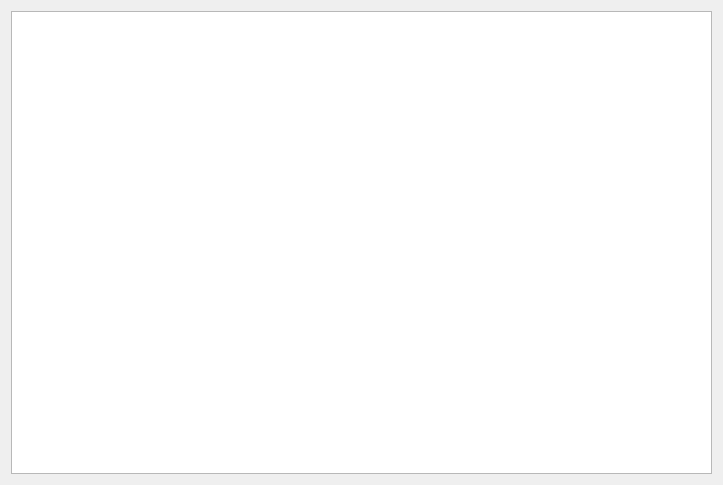
<?xml version="1.0" encoding="UTF-8"?>
<ui version="4.0">
 <class>JsonFormatWG</class>
 <widget class="QWidget" name="JsonFormatWG">
  <property name="geometry">
   <rect>
    <x>0</x>
    <y>0</y>
    <width>723</width>
    <height>485</height>
   </rect>
  </property>
  <property name="windowTitle">
   <string>Form</string>
  </property>
  <layout class="QVBoxLayout" name="verticalLayout">
   <item>
    <widget class="QTreeView" name="treeView"/>
   </item>
  </layout>
 </widget>
 <resources/>
 <connections/>
</ui>
